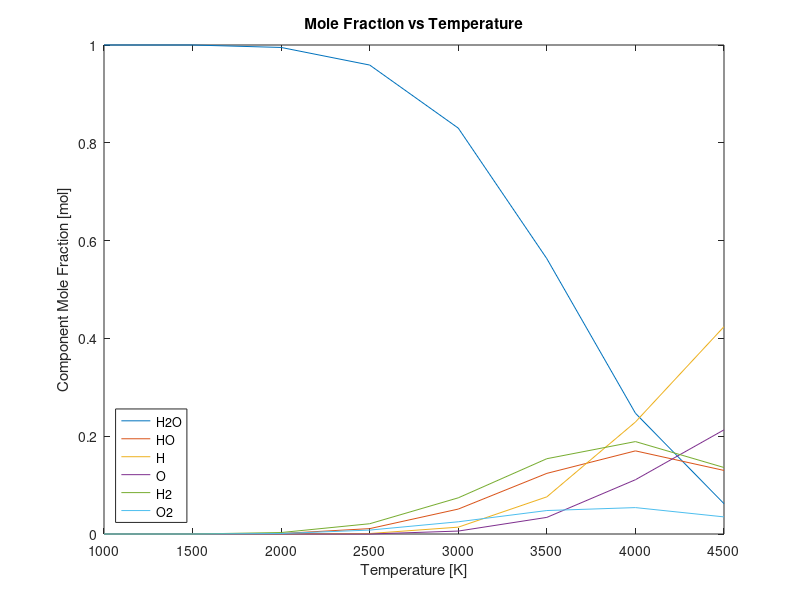
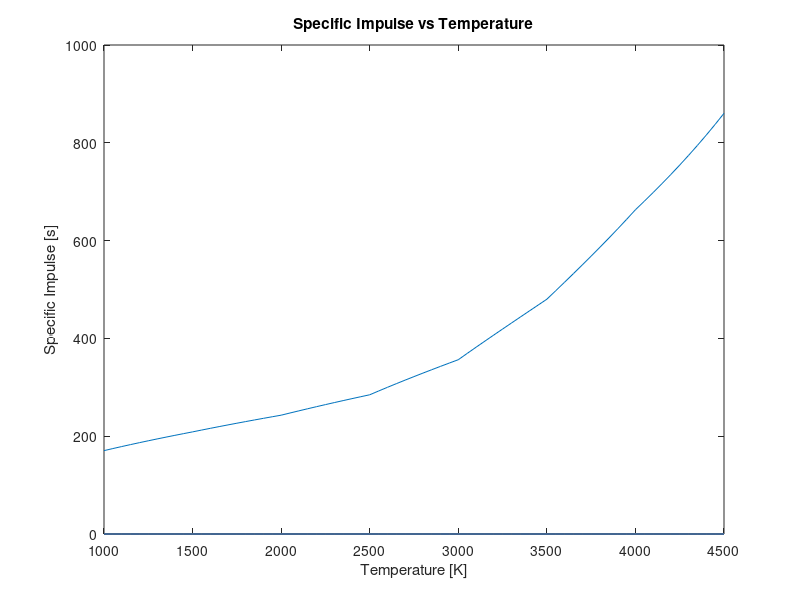
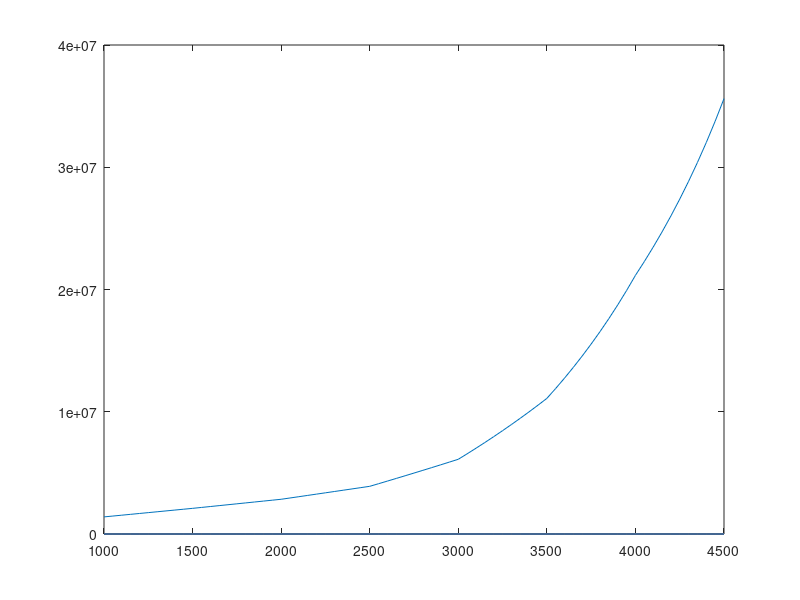

Source code (MATLAB) for these figures, in order:
% Import mole fractions from mole fractions CSV
mole_fract_matrix = csvread("mole_fract.csv");

% Temperature array
x_Temp = mole_fract_matrix(:,1); 

% Initial temperature value
T_0 = 0; % Kelvin

% Mole Fractions
H2O_mol_fract = mole_fract_matrix(:,2);
HO_mol_fract = mole_fract_matrix(:,3);
H_mol_fract = mole_fract_matrix(:,4);
O_mol_fract = mole_fract_matrix(:,5);
H2_mol_fract = mole_fract_matrix(:,6);
O2_mol_fract = mole_fract_matrix(:,7);

% Define the accuracy/steps
H2O_mol_fract_q = 1000:50:4500;
HO_mol_fract_q = 1000:50:4500;
H_mol_fract_q = 1000:50:4500;
O_mol_fract_q = 1000:50:4500;
H2_mol_fract_q = 1000:50:4500;
O2_mol_fract_q = 1000:50:4500;

% Define new x axis based on steps above
x_Temp_Int = H2O_mol_fract_q;

% Interpolate the function
H2O_mol_fract_ext = interp1(x_Temp, H2O_mol_fract, H2O_mol_fract_q, 'linear');
HO_mol_fract_ext = interp1(x_Temp, HO_mol_fract, HO_mol_fract_q, 'linear');
H_mol_fract_ext = interp1(x_Temp, H_mol_fract, H_mol_fract_q, 'linear');
O_mol_fract_ext = interp1(x_Temp, O_mol_fract, O_mol_fract_q, 'linear');
H2_mol_fract_ext = interp1(x_Temp, H2_mol_fract, H2_mol_fract_q, 'linear');
O2_mol_fract_ext = interp1(x_Temp, O2_mol_fract, O2_mol_fract_q, 'linear');

% Set all H2O NaN mole fraction values to one
H2O_mol_fract_ext(isnan(H2O_mol_fract_ext)) = 1;

% Set all other NaN mole fraction values for other components to zero
HO_mol_fract_ext(isnan(HO_mol_fract_ext)) = 0;
H_mol_fract_ext(isnan(H_mol_fract_ext)) = 0;
O_mol_fract_ext(isnan(O_mol_fract_ext)) = 0;
H2_mol_fract_ext(isnan(H2_mol_fract_ext)) = 0;
O2_mol_fract_ext(isnan(O2_mol_fract_ext)) = 0;

% Gamma values of water components
gamma_H2O = 1.33;
gamma_HO = 1.4;
gamma_H = 1.67;
gamma_O = 1.67;
gamma_H2 = 1.4;
gamma_O2 = 1.4;

% Molecular weights of water components
m_H2O = 18; % g/mol
m_HO = 17; % g/mol
m_H = 1; % g/mol
m_O = 16; % g/mol
m_H2 = 2; % g/mol
m_O2 = 32; % g/mol

% Standard State Enthalpies
H2O_sse = -251730; % J/mol
HO_sse = 30150; % J/mol
H_sse = 211782; % J/mol
O_sse = 242459; % J/mol
H2_sse = -8468; % J/mol
O2_sse = -8682; % J/mol

% Universal Gas Constant
R = 8.31; % J/mol*K

% Earth's Gravity
G_earth = 9.81; % m/s^2

% k values
for i = 1:length(H2O_mol_fract_ext)
    % Value used to calculate the n_t
    k(i) = H2O_mol_fract_ext(i) * m_H2O + ...
        HO_mol_fract_ext(i) * m_HO + ...
        H_mol_fract_ext(i) * m_H + ...
        O_mol_fract_ext(i) * m_O + ...
        H2_mol_fract_ext(i) * m_H2 + ...
        O2_mol_fract_ext(i) * m_O2;
    
    % Total number of moles in mixture
    n_t(i) = m_H2O / k(i);
end


for i = 1:length(H2O_mol_fract_ext)
    % Number of moles preent in each mixture for a given temperature
    n_H2O(i) = H2O_mol_fract_ext(i) * n_t(i);
    n_HO(i) = HO_mol_fract_ext(i) * n_t(i);
    n_H(i) = H_mol_fract_ext(i) * n_t(i);
    n_O(i) = O_mol_fract_ext(i) * n_t(i);
    n_H2(i) = H2_mol_fract_ext(i) * n_t(i);
    n_O2(i) = O2_mol_fract_ext(i) * n_t(i);
end

% Preallocate arrays
dT = zeros(length(n_t));
dn_H2O = zeros(length(n_t));
dn_HO = zeros(length(n_t));
dn_H = zeros(length(n_t));
dn_O = zeros(length(n_t));
dn_H2 = zeros(length(n_t));
dn_O2 = zeros(length(n_t));
ISP = zeros(length(n_t));
q = zeros(length(n_t));
dq_conv = zeros(length(n_t));

% dq values
for i = 1:length(H2O_mol_fract_ext)
    if i == 1
        % Chamge in Temperature from 0 to the interpolated temperature val
        dT(i) = 0;
        
        % Change in number of moles for inital val
        dn_H2O(i) = 0;
        dn_HO(i) = 0;
        dn_H(i) = 0;
        dn_O(i) = 0;
        dn_H2(i) = 0;
        dn_O2(i) = 0;


        q(i) = ((R / (gamma_H2O - 1)) * 1000) / 0.018;

        ISP(i) = sqrt(2 * q(i)) / G_earth;
    else 
        % Chamge in Temperature from 0 to the interpolated temperature val
        dT(i) = x_Temp_Int(i) - x_Temp_Int(i-1);

        % Change in number of moles for each component
        dn_H2O(i) = n_H2O(i) - n_H2O(i-1);
        dn_HO(i) = n_HO(i) - n_HO(i-1);
        dn_H(i) = n_H(i) - n_H(i-1);
        dn_O(i) = n_O(i) - n_O(i-1);
        dn_H2(i) = n_H2(i) - n_H2(i-1);
        dn_O2(i) = n_O2(i) - n_O2(i-1);
    
        % Calculating the energy gain stepwise with temperature
        dq(i) = (((R * n_H2O(i)) / (gamma_H2O - 1)) * dT(i) + dn_H2O(i) * H2O_sse) + ...
        (((R * n_HO(i)) / (gamma_HO - 1)) * dT(i) + dn_HO(i) * HO_sse) + ...
        (((R * n_H(i)) / (gamma_H - 1)) * dT(i) + dn_H(i) * H_sse) + ...
        (((R * n_O(i)) / (gamma_O - 1)) * dT(i) + dn_O(i) * O_sse) + ...
        (((R * n_H2(i)) / (gamma_H2 - 1)) * dT(i) + dn_H2(i) * H2_sse) + ...
        (((R * n_O2(i)) / (gamma_O2 - 1)) * dT(i) + dn_O2(i) * O2_sse);

        dq_conv(i) = dq(i) / 0.018;
        
        q(i) = q(i - 1) + dq_conv(i);

        ISP(i) = sqrt(2 * q(i)) / G_earth;
    end
end

% Plot component mole fractions vs temperataure
figure
plot(x_Temp,H2O_mol_fract, x_Temp,HO_mol_fract, x_Temp,H_mol_fract, x_Temp,O_mol_fract, x_Temp,H2_mol_fract, x_Temp,O2_mol_fract);
title('Mole Fraction vs Temperature');
xlabel('Temperature [K]');
ylabel('Component Mole Fraction [mol]');
legend({'H2O', 'HO', 'H', 'O', 'H2', 'O2'}, 'Location','southwest');

% Plot ISP vs Temperature
figure
plot(x_Temp_Int, ISP);
title('Specific Impulse vs Temperature');
xlabel('Temperature [K]');
ylabel('Specific Impulse [s]');

figure
plot(x_Temp_Int, q);
% hold on
% plot(x_Temp_Int, n_HO)
% plot(x_Temp_Int, n_H);
% plot(x_Temp_Int, n_O);
% plot(x_Temp_Int, n_H2);
% plot(x_Temp_Int, n_O2)
